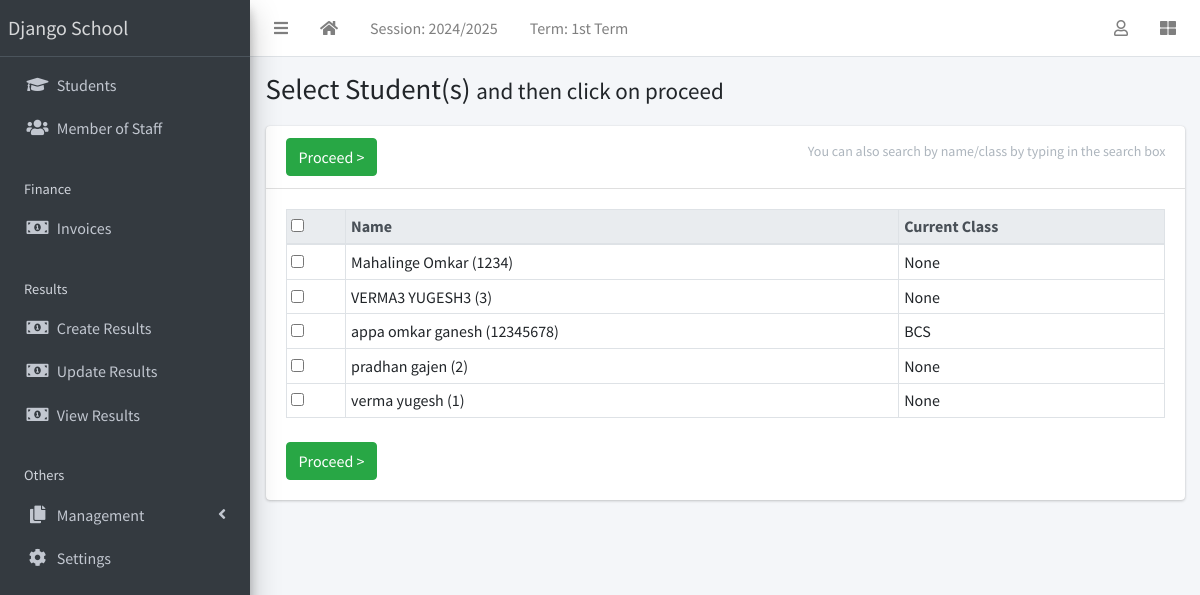
The page /result/create/ (signed in) on the database its author committed.
### apps/corecode/models.py (models this page shows, shortened)
class AcademicSession(models.Model):
    name = models.CharField(max_length=200, unique=True)
    current = models.BooleanField(default=True)
    class Meta:
        ordering = ["-name"]

class AcademicTerm(models.Model):
    name = models.CharField(max_length=20, unique=True)
    current = models.BooleanField(default=True)
    class Meta:
        ordering = ["name"]

class SiteConfig(models.Model):
    key = models.SlugField()
    value = models.CharField(max_length=200)

class StudentClass(models.Model):
    name = models.CharField(max_length=200, unique=True)
    class Meta:
        verbose_name = "Class"
        verbose_name_plural = "Classes"
        ordering = ["name"]
    def __str__(self):
        return self.name

### apps/students/models.py (models this page shows, shortened)
class Student(models.Model):
    STATUS_CHOICES = [("active", "Active"), ("inactive", "Inactive")]
    GENDER_CHOICES = [("male", "Male"), ("female", "Female")]
    current_status = models.CharField(
        max_length=10, choices=STATUS_CHOICES, default="active"
    )
    registration_number = models.CharField(max_length=200, unique=True)
    surname = models.CharField(max_length=200)
    firstname = models.CharField(max_length=200)
    other_name = models.CharField(max_length=200, blank=True)
    gender = models.CharField(max_length=10, choices=GENDER_CHOICES, default="male")
    date_of_birth = models.DateField(default=timezone.now)
    current_class = models.ForeignKey(
        StudentClass, on_delete=models.SET_NULL, blank=True, null=True
    )
    date_of_admission = models.DateField(default=timezone.now)
    mobile_num_regex = RegexValidator(
        regex="^[0-9]{10,15}$", message="Entered mobile number isn't in a right format!"
    )
    parent_mobile_number = models.CharField(
        validators=[mobile_num_regex], max_length=13, blank=True
    )
    address = models.TextField(blank=True)
    others = models.TextField(blank=True)
    passport = models.ImageField(blank=True, upload_to="students/passports/")
    class Meta:
        ordering = ["surname", "firstname", "other_name"]
    def __str__(self):
        return f"{self.surname} {self.firstname} {self.other_name} ({self.registration_number})"

### apps/result/views.py (the view, shortened to what this page needs)
# urls.py: path("create/", create_result, name="create-result"),
@login_required
def create_result(request):
    students = Student.objects.all()
    return render(request, "result/create_result.html", {"students": students})

### apps/corecode/context_processors.py (called while the page is built)
def site_defaults(request):
    current_session = AcademicSession.objects.get(current=True)
    current_term = AcademicTerm.objects.get(current=True)
    vals = SiteConfig.objects.all()
    contexts = {
        "current_session": current_session.name,
        "current_term": current_term.name,
    }
    for val in vals:
        contexts[val.key] = val.value
    return contexts

### apps/result/templates/result/create_result.html (shortened to what this page needs)
{% extends 'base.html' %}
{% block title %}
  Select Student(s) <span class="small">and then click on proceed</span>
{% endblock title %}
{% block content-header %}
  <form method="POST">
  <div class="card-header">
    <h3 class="card-title">
      <input type="submit" class="btn btn-success" value="Proceed >">
    </h3>
    <div class="card-tools">
      <p class="small btn btn-tool">You can also search by name/class by typing in the search box</p>
    </div>
  </div>
{% endblock content-header %}
{% block content %}
  <table id="studenttable" class="table table-sm table-bordered" data-page-length='100'>
    <thead class="thead-light">
      <tr>
        <th><input type="checkbox" id="selecter"></th>
        <th>Name</th>
        <th>Current Class</th>
      </tr>
    </thead>
    <tbody>
      {% for student in students %}
        <tr>
          <td><input type="checkbox" id="{{ student.id }}" name="students" value="{{ student.id}}"></td>
          <td>{{student}} </td>
          <td>{{student.current_class}}</td>
        </tr>
      {% endfor %}
    </tbody>
  </table>
  <input type="submit" class="btn btn-success mt-2" value="Proceed >">
</form>
{% endblock content %}

### templates/base.html (shortened to what this page needs)
{% load static %}
<!DOCTYPE html>
<html lang="en">
<head>
  <link rel="stylesheet" href="{% static 'plugins/fontawesome-free/css/all.min.css' %}">
  <link rel="stylesheet" href="{% static 'plugins/toastr/toastr.min.css' %}">
  <link rel="stylesheet"
    href="{% static 'plugins/overlayScrollbars/css/OverlayScrollbars.min.css' %}">
  <link rel="stylesheet" href="{% static 'plugins/Datatables/datatables.min.css' %}" />
  <link rel="stylesheet" href="{% static 'dist/css/adminlte.min.css' %}">
</head>
<body
  class="hold-transition sidebar-mini layout-fixed layout-navbar-fixed layout-footer-fixed">
  <div class="wrapper">
    <nav class="main-header navbar navbar-expand navbar-white navbar-light">
      <ul class="navbar-nav">
        <li class="nav-item">
          <a class="nav-link" data-widget="pushmenu" href="#" role="button"><i
              class="fas fa-bars"></i></a>
        </li>
        <li class="nav-item d-none d-sm-inline-block">
          <a href="{% url 'home' %} " class="nav-link"><i class="fa fa-home"></i></a>
        </li>
        <li class="nav-item d-none d-sm-inline-block">
          <a href="{% url 'current-session' %}" class="nav-link">Session: {{ current_session }}</a>
        </li>
        <li class="nav-item d-none d-sm-inline-block">
          <a href="{% url 'current-session' %}" class="nav-link">Term: {{ current_term }}</a>
        </li>
      </ul>
      <ul class="navbar-nav ml-auto">
        <li class="nav-item dropdown">
          <a class="nav-link" data-toggle="dropdown" href="#">
            <i class="far fa-user"></i>
          </a>
        </li>
        <li class="nav-item">
          <a class="nav-link" data-widget="control-sidebar" data-slide="true"
            href="#" role="button"><i class="fas fa-th-large"></i></a>
        </li>
      </ul>
    </nav>
    <aside class="main-sidebar sidebar-dark-primary elevation-4">
      <a href="{% url 'home' %}" class="brand-link">{{ school_name | default:"MySchool" }}</a>
      <div class="sidebar">
        <nav class="mt-2">
          <ul class="nav nav-pills nav-sidebar flex-column"
            data-widget="treeview" role="menu" data-accordion="false">
            <li class="nav-item">
              <a href="{% url 'student-list' %}" class="nav-link">
                <i class="nav-icon fas fa-graduation-cap"></i>
                <p>
                  Students
                </p>
              </a>
            </li>
            <li class="nav-item">
              <a href="{% url 'staff-list' %}" class="nav-link">
                <i class="nav-icon fas fa-users"></i>
                <p>
                  Member of Staff
                </p>
              </a>
            </li>
            <li class="nav-header">Finance</li>
            <li class="nav-item">
              <a href="{% url 'invoice-list' %}" class="nav-link">
                <i class="nav-icon fas fa-money-bill-alt"></i>
                <p>
                  Invoices
                </p>
              </a>
            </li>
            <li class="nav-header">Results</li>
            <li class="nav-item">
              <a href="{% url 'create-result' %}" class="nav-link">
                <i class="nav-icon fas fa-money-bill-alt"></i>
                <p>
                  Create Results
                </p>
              </a>
            </li>
            <li class="nav-item">
              <a href="{% url 'edit-results' %}" class="nav-link">
                <i class="nav-icon fas fa-money-bill-alt"></i>
                <p>
                  Update Results
                </p>
              </a>
            </li>
            <li class="nav-item">
              <a href="{% url 'view-results' %}" class="nav-link">
                <i class="nav-icon fas fa-money-bill-alt"></i>
                <p>
                  View Results
                </p>
              </a>
            </li>
            <li class="nav-header">Others</li>
            <li class="nav-item has-treeview">
              <a href="#" class="nav-link">
                <i class="nav-icon fas fa-copy"></i>
                <p>
                  Management
                  <i class="fas fa-angle-left right"></i>
                </p>
              </a>
            </li>
            <li class="nav-item">
              <a href="{% url 'configs' %}" class="nav-link">
                <i class="nav-icon fas fa-cog"></i>
                <p>
                  Settings
                </p>
              </a>
            </li>
          </ul>
        </nav>
      </div>
    </aside>
    <div class="content-wrapper">
      <section class="content-header">
        <div class="container-fluid">
          <div class="row mb-1">
            <div class="col-sm-8">
              <h1>{% block title %}{% endblock title %}</h1>
            </div>
            <div class="col-sm-4">
            </div>
          </div>
        </div>
      </section>
      <section class="content">
        <div class="container-fluid">
          <div class="row">
            <div class="col-md-12">
              {% block fullcard %}
              <div class="card">
                {% block content-header %}{% endblock content-header %}
                <div class="card-body">
                  <div class="row">
                    <div class="col">
                      {% block content %}
                      {% endblock content %}
                    </div>
                  </div>
                </div>
              </div>
              {% endblock fullcard %}
            </div>
          </div>
</body>
</html>

### rows shown on the page
AcademicSession: name "2024/2025"
AcademicTerm: name "1st Term"
SiteConfig: value "Django School"
Student: surname+firstname+other_name "Mahalinge Omkar (1234)", current_class "None"
Student: surname+firstname+other_name "VERMA3 YUGESH3 (3)", current_class "None"
Student: surname+firstname+other_name "appa omkar ganesh (12345678)", current_class "BCS"
Student: surname+firstname+other_name "pradhan gajen (2)", current_class "None"
Student: surname+firstname+other_name "verma yugesh (1)", current_class "None"
